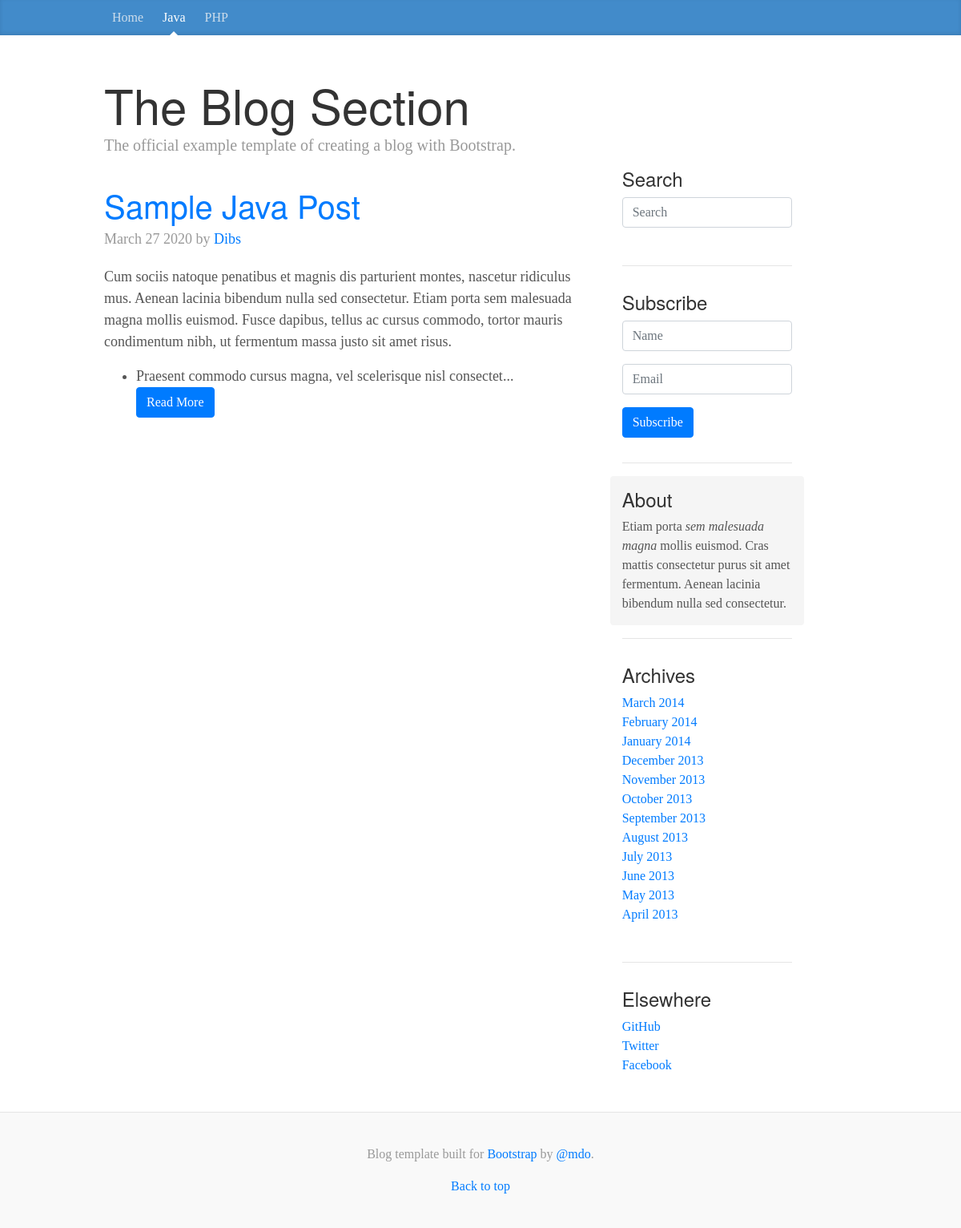
Screenshot of /index.php?category=1 with the database file from the repository.
### tables this page shows
CREATE TABLE `categories` (
  `id` int(11) NOT NULL,
  `text` varchar(100) NOT NULL
);

CREATE TABLE `posts` (
  `id` int(11) NOT NULL,
  `title` varchar(200) NOT NULL,
  `category` int(11) NOT NULL,
  `date` varchar(100) NOT NULL,
  `body` longtext NOT NULL,
  `author` varchar(100) NOT NULL,
  `keywords` varchar(200) NOT NULL
);

### index.php (the view)
<?php include("includes/header.php") ;
if(isset($_GET['category'])){
    $category= mysqli_real_escape_string($db, $_GET['category']);
    $qry = "SELECT * FROM `posts` WHERE `category`='$category'";
}
else{
$qry = "SELECT * FROM `posts`";
}
$posts = $db->query($qry);
?>
        <div class="blog-header">
            <h1 class="blog-title">The Blog Section</h1>
            <p class="lead blog-description">The official example template of creating a blog with Bootstrap.</p>
        </div>
        <?php if($posts->num_rows>0){
            while($row = $posts->fetch_assoc()){
            ?>
          <div class="blog-post">
            <h2 class="blog-post-title"><a href="single.php?post=<?php echo $row['id'] ?>"><?php echo $row['title'] ?></a></h2>
            <p class="blog-post-meta"><?php echo $row['date'] ?> by <a href="single.php?post=<?php echo $row['id'] ?>"><?php echo $row['author'] ?></a></p>
            <?php $body = $row['body'] ;
                echo substr($body,0,400) . "...";
            ?>
            <br><a href="single.php?post=<?php echo $row['id'] ?>" class="btn btn-primary">Read More </a>
          </div>
        <?php } }?>
        </div>
<?php include("includes/sidebar.php") ?>
<?php include("includes/footer.php") ?>

### includes/header.php (shortened to what this page needs)
<?php
    include("includes/db.php");
    $qry="SELECT * FROM `categories`";
    $categories = $db->query($qry);
?>
<!DOCTYPE html>
<html lang="en">
  <head>
    <link href="css/bootstrap.css" rel="stylesheet">
    <link href="css/blog.css" rel="stylesheet">
  </head>
  <body>
    <div class="blog-masthead">
      <div class="container">
        <nav class="blog-nav">
          <?php if(isset($_GET['category'])){ ?>
          <a class="blog-nav-item" href="index.php">Home</a>
          <?php }else{ ?>
          <a class="blog-nav-item active" href="index.php">Home</a>
          <?php }?>
          <?php if($categories->num_rows>0){
            while($row = $categories->fetch_assoc()){
              if (isset($_GET['category']) && $row['id'] == $_GET['category']){
          ?>
          <a class="blog-nav-item active" href="index.php?category=<?php echo $row['id']?>"><?php echo $row['text']; ?></a>
          <?php }
          else{
            echo "<a class='blog-nav-item' href='index.php?category=$row[id]'>$row[text]</a>";
          }
        } } ?>
        </nav>
      </div>
    </div>
    <div class="container">
      <div class="row">
        <div class="col-sm-8 blog-main">

### css/blog.css (style rules this page uses)
body { font-family: Georgia, "Times New Roman", Times, serif; color: #555; }
h1, .h1, h2, .h2, h3, .h3, h4, .h4, h5, .h5, h6, .h6 { margin-top: 0; font-family: "Helvetica Neue", Helvetica, Arial, sans-serif; font-weight: normal; color: #333; }
@media (min-width: 1200px) { .container { width: 970px; } }
.blog-masthead { background-color: #428bca; -webkit-box-shadow: inset 0 -2px 5px rgba(0,0,0,.1); box-shadow: inset 0 -2px 5px rgba(0,0,0,.1); }
.blog-nav-item { position: relative; display: inline-block; padding: 10px; font-weight: 500; color: #cdddeb; }
.blog-nav .active { color: #fff; }
.blog-nav .active:after { position: absolute; bottom: 0; left: 50%; width: 0; height: 0; margin-left: -5px; vertical-align: middle; content: " "; border-right: 5px solid transparent; border-bottom: 5px solid; border-left: 5px solid transparent; }
.blog-header { padding-top: 20px; padding-bottom: 20px; }
.blog-title { margin-top: 30px; margin-bottom: 0; font-size: 60px; font-weight: normal; }
.blog-description { font-size: 20px; color: #999; }
.blog-main { font-size: 18px; line-height: 1.5; }
.blog-post { margin-bottom: 60px; }
.blog-post-title { margin-bottom: 5px; font-size: 40px; }
.blog-post-meta { margin-bottom: 20px; color: #999; }

### rows the page displays
categories: text "Java"
categories: text "PHP"
posts: title "Sample Java Post", date "March 27 2020", author "Dibs", body "Cum sociis natoque penatibus et magnis dis parturient montes, nascetur ridiculus mus. Aenean lacinia bibendum nulla sed consectetur. Etiam porta sem malesuada magna mollis euismod. Fusce dapibus, tellus ac cursus commodo, tortor mauris condimentum nibh, ut fermentum massa justo sit amet risus. Praesent commodo cursus magna, vel scelerisque nisl consectet"
